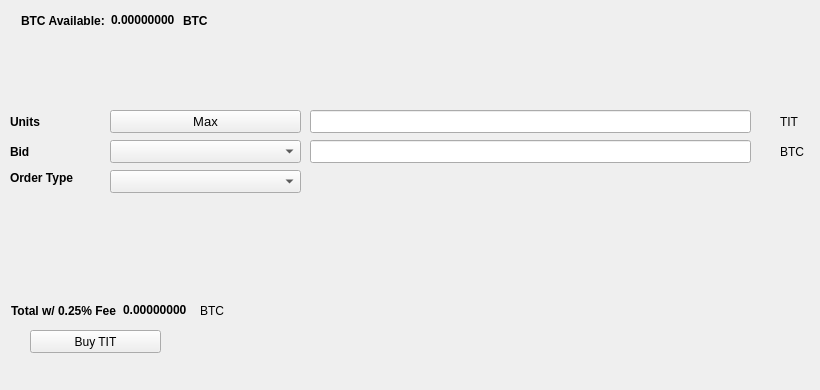
   <widget class="QWidget" name="BuyTab">
    <attribute name="title">
     <string>Buy</string>
    </attribute>
    <widget class="QPushButton" name="BuyTIT">
     <property name="geometry">
      <rect>
       <x>30</x>
       <y>330</y>
       <width>131</width>
       <height>23</height>
      </rect>
     </property>
     <property name="text">
      <string>Buy TIT</string>
     </property>
     <property name="icon">
      <iconset resource="../tittiecoin.qrc">
       <normaloff>:/icons/bitcoin</normaloff>:/icons/bitcoin</iconset>
     </property>
    </widget>
    <widget class="QLabel" name="label_3">
     <property name="geometry">
      <rect>
       <x>10</x>
       <y>110</y>
       <width>46</width>
       <height>23</height>
      </rect>
     </property>
     <property name="font">
      <font>
       <weight>75</weight>
       <bold>true</bold>
      </font>
     </property>
     <property name="text">
      <string>Units</string>
     </property>
    </widget>
    <widget class="QLineEdit" name="UnitsInput">
     <property name="geometry">
      <rect>
       <x>310</x>
       <y>110</y>
       <width>441</width>
       <height>23</height>
      </rect>
     </property>
     <property name="font">
      <font>
       <pointsize>9</pointsize>
       <weight>75</weight>
       <bold>true</bold>
      </font>
     </property>
    </widget>
    <widget class="QLineEdit" name="BuyBidPriceEdit">
     <property name="geometry">
      <rect>
       <x>310</x>
       <y>140</y>
       <width>441</width>
       <height>23</height>
      </rect>
     </property>
     <property name="font">
      <font>
       <pointsize>9</pointsize>
       <weight>75</weight>
       <bold>true</bold>
      </font>
     </property>
    </widget>
    <widget class="QLabel" name="label_4">
     <property name="geometry">
      <rect>
       <x>780</x>
       <y>110</y>
       <width>31</width>
       <height>23</height>
      </rect>
     </property>
     <property name="text">
      <string>TIT</string>
     </property>
    </widget>
    <widget class="QLabel" name="label_5">
     <property name="geometry">
      <rect>
       <x>780</x>
       <y>140</y>
       <width>31</width>
       <height>23</height>
      </rect>
     </property>
     <property name="text">
      <string>BTC</string>
     </property>
    </widget>
    <widget class="QLabel" name="label_6">
     <property name="geometry">
      <rect>
       <x>10</x>
       <y>140</y>
       <width>46</width>
       <height>23</height>
      </rect>
     </property>
     <property name="font">
      <font>
       <weight>75</weight>
       <bold>true</bold>
      </font>
     </property>
     <property name="text">
      <string>Bid</string>
     </property>
    </widget>
    <widget class="QLabel" name="label_7">
     <property name="geometry">
      <rect>
       <x>10</x>
       <y>170</y>
       <width>91</width>
       <height>16</height>
      </rect>
     </property>
     <property name="font">
      <font>
       <weight>75</weight>
       <bold>true</bold>
      </font>
     </property>
     <property name="text">
      <string>Order Type</string>
     </property>
    </widget>
    <widget class="QPushButton" name="Buy_Max_Amount">
     <property name="geometry">
      <rect>
       <x>110</x>
       <y>110</y>
       <width>191</width>
       <height>23</height>
      </rect>
     </property>
     <property name="font">
      <font>
       <pointsize>10</pointsize>
      </font>
     </property>
     <property name="text">
      <string>Max</string>
     </property>
    </widget>
    <widget class="QComboBox" name="BuyBidcomboBox">
     <property name="geometry">
      <rect>
       <x>110</x>
       <y>140</y>
       <width>191</width>
       <height>23</height>
      </rect>
     </property>
     <property name="font">
      <font>
       <pointsize>10</pointsize>
      </font>
     </property>
    </widget>
    <widget class="QComboBox" name="buyOrdertypeCombo">
     <property name="geometry">
      <rect>
       <x>110</x>
       <y>170</y>
       <width>191</width>
       <height>23</height>
      </rect>
     </property>
     <property name="font">
      <font>
       <pointsize>10</pointsize>
      </font>
     </property>
    </widget>
    <widget class="QWidget" name="layoutWidget1">
     <property name="geometry">
      <rect>
       <x>21</x>
       <y>11</y>
       <width>227</width>
       <height>19</height>
      </rect>
     </property>
     <layout class="QHBoxLayout" name="horizontalLayout_3">
      <item>
       <widget class="QLabel" name="label232">
        <property name="font">
         <font>
          <weight>75</weight>
          <bold>true</bold>
         </font>
        </property>
        <property name="text">
         <string>BTC Available:</string>
        </property>
       </widget>
      </item>
      <item>
       <widget class="QLabel" name="BtcAvailableLbl">
        <property name="palette">
         <palette>
          <active>
           <colorrole role="WindowText">
            <brush brushstyle="SolidPattern">
             <color alpha="255">
              <red>0</red>
              <green>0</green>
              <blue>0</blue>
             </color>
            </brush>
           </colorrole>
           <colorrole role="Button">
            <brush brushstyle="SolidPattern">
             <color alpha="255">
              <red>0</red>
              <green>170</green>
              <blue>0</blue>
             </color>
            </brush>
           </colorrole>
           <colorrole role="Light">
            <brush brushstyle="SolidPattern">
             <color alpha="255">
              <red>0</red>
              <green>255</green>
              <blue>0</blue>
             </color>
            </brush>
           </colorrole>
           <colorrole role="Midlight">
            <brush brushstyle="SolidPattern">
             <color alpha="255">
              <red>0</red>
              <green>212</green>
              <blue>0</blue>
             </color>
            </brush>
           </colorrole>
           <colorrole role="Dark">
            <brush brushstyle="SolidPattern">
             <color alpha="255">
              <red>0</red>
              <green>85</green>
              <blue>0</blue>
             </color>
            </brush>
           </colorrole>
           <colorrole role="Mid">
            <brush brushstyle="SolidPattern">
             <color alpha="255">
              <red>0</red>
              <green>113</green>
              <blue>0</blue>
             </color>
            </brush>
           </colorrole>
           <colorrole role="Text">
            <brush brushstyle="SolidPattern">
             <color alpha="255">
              <red>0</red>
              <green>170</green>
              <blue>0</blue>
             </color>
            </brush>
           </colorrole>
           <colorrole role="BrightText">
            <brush brushstyle="SolidPattern">
             <color alpha="255">
              <red>255</red>
              <green>255</green>
              <blue>255</blue>
             </color>
            </brush>
           </colorrole>
           <colorrole role="ButtonText">
            <brush brushstyle="SolidPattern">
             <color alpha="255">
              <red>0</red>
              <green>0</green>
              <blue>0</blue>
             </color>
            </brush>
           </colorrole>
           <colorrole role="Base">
            <brush brushstyle="SolidPattern">
             <color alpha="255">
              <red>255</red>
              <green>255</green>
              <blue>255</blue>
             </color>
            </brush>
           </colorrole>
           <colorrole role="Window">
            <brush brushstyle="SolidPattern">
             <color alpha="255">
              <red>0</red>
              <green>170</green>
              <blue>0</blue>
             </color>
            </brush>
           </colorrole>
           <colorrole role="Shadow">
            <brush brushstyle="SolidPattern">
             <color alpha="255">
              <red>0</red>
              <green>0</green>
              <blue>0</blue>
             </color>
            </brush>
           </colorrole>
           <colorrole role="AlternateBase">
            <brush brushstyle="SolidPattern">
             <color alpha="255">
              <red>127</red>
              <green>212</green>
              <blue>127</blue>
             </color>
            </brush>
           </colorrole>
           <colorrole role="ToolTipBase">
            <brush brushstyle="SolidPattern">
             <color alpha="255">
              <red>255</red>
              <green>255</green>
              <blue>220</blue>
             </color>
            </brush>
           </colorrole>
           <colorrole role="ToolTipText">
            <brush brushstyle="SolidPattern">
             <color alpha="255">
              <red>0</red>
              <green>0</green>
              <blue>0</blue>
             </color>
            </brush>
           </colorrole>
          </active>
          <inactive>
           <colorrole role="WindowText">
            <brush brushstyle="SolidPattern">
             <color alpha="255">
              <red>0</red>
              <green>0</green>
              <blue>0</blue>
             </color>
            </brush>
           </colorrole>
           <colorrole role="Button">
            <brush brushstyle="SolidPattern">
             <color alpha="255">
              <red>0</red>
              <green>170</green>
              <blue>0</blue>
             </color>
            </brush>
           </colorrole>
           <colorrole role="Light">
            <brush brushstyle="SolidPattern">
             <color alpha="255">
              <red>0</red>
              <green>255</green>
              <blue>0</blue>
             </color>
            </brush>
           </colorrole>
           <colorrole role="Midlight">
            <brush brushstyle="SolidPattern">
             <color alpha="255">
              <red>0</red>
              <green>212</green>
              <blue>0</blue>
             </color>
            </brush>
           </colorrole>
           <colorrole role="Dark">
            <brush brushstyle="SolidPattern">
             <color alpha="255">
              <red>0</red>
              <green>85</green>
              <blue>0</blue>
             </color>
            </brush>
           </colorrole>
           <colorrole role="Mid">
            <brush brushstyle="SolidPattern">
             <color alpha="255">
              <red>0</red>
              <green>113</green>
              <blue>0</blue>
             </color>
            </brush>
           </colorrole>
           <colorrole role="Text">
            <brush brushstyle="SolidPattern">
             <color alpha="255">
              <red>0</red>
              <green>170</green>
              <blue>0</blue>
             </color>
            </brush>
           </colorrole>
           <colorrole role="BrightText">
            <brush brushstyle="SolidPattern">
             <color alpha="255">
              <red>255</red>
              <green>255</green>
              <blue>255</blue>
             </color>
            </brush>
           </colorrole>
           <colorrole role="ButtonText">
            <brush brushstyle="SolidPattern">
             <color alpha="255">
              <red>0</red>
              <green>0</green>
              <blue>0</blue>
             </color>
            </brush>
           </colorrole>
           <colorrole role="Base">
            <brush brushstyle="SolidPattern">
             <color alpha="255">
              <red>255</red>
              <green>255</green>
              <blue>255</blue>
             </color>
            </brush>
           </colorrole>
           <colorrole role="Window">
            <brush brushstyle="SolidPattern">
             <color alpha="255">
              <red>0</red>
              <green>170</green>
              <blue>0</blue>
             </color>
            </brush>
           </colorrole>
           <colorrole role="Shadow">
            <brush brushstyle="SolidPattern">
             <color alpha="255">
              <red>0</red>
              <green>0</green>
              <blue>0</blue>
             </color>
            </brush>
           </colorrole>
           <colorrole role="AlternateBase">
            <brush brushstyle="SolidPattern">
             <color alpha="255">
              <red>127</red>
              <green>212</green>
              <blue>127</blue>
             </color>
            </brush>
           </colorrole>
           <colorrole role="ToolTipBase">
            <brush brushstyle="SolidPattern">
             <color alpha="255">
              <red>255</red>
              <green>255</green>
              <blue>220</blue>
             </color>
            </brush>
           </colorrole>
           <colorrole role="ToolTipText">
            <brush brushstyle="SolidPattern">
             <color alpha="255">
              <red>0</red>
              <green>0</green>
              <blue>0</blue>
             </color>
            </brush>
           </colorrole>
          </inactive>
          <disabled>
           <colorrole role="WindowText">
            <brush brushstyle="SolidPattern">
             <color alpha="255">
              <red>0</red>
              <green>85</green>
              <blue>0</blue>
             </color>
            </brush>
           </colorrole>
           <colorrole role="Button">
            <brush brushstyle="SolidPattern">
             <color alpha="255">
              <red>0</red>
              <green>170</green>
              <blue>0</blue>
             </color>
            </brush>
           </colorrole>
           <colorrole role="Light">
            <brush brushstyle="SolidPattern">
             <color alpha="255">
              <red>0</red>
              <green>255</green>
              <blue>0</blue>
             </color>
            </brush>
           </colorrole>
           <colorrole role="Midlight">
            <brush brushstyle="SolidPattern">
             <color alpha="255">
              <red>0</red>
              <green>212</green>
              <blue>0</blue>
             </color>
            </brush>
           </colorrole>
           <colorrole role="Dark">
            <brush brushstyle="SolidPattern">
             <color alpha="255">
              <red>0</red>
              <green>85</green>
              <blue>0</blue>
             </color>
            </brush>
           </colorrole>
           <colorrole role="Mid">
            <brush brushstyle="SolidPattern">
             <color alpha="255">
              <red>0</red>
              <green>113</green>
              <blue>0</blue>
             </color>
            </brush>
           </colorrole>
           <colorrole role="Text">
            <brush brushstyle="SolidPattern">
             <color alpha="255">
              <red>0</red>
              <green>85</green>
              <blue>0</blue>
             </color>
            </brush>
           </colorrole>
           <colorrole role="BrightText">
            <brush brushstyle="SolidPattern">
             <color alpha="255">
              <red>255</red>
              <green>255</green>
              <blue>255</blue>
             </color>
            </brush>
           </colorrole>
           <colorrole role="ButtonText">
            <brush brushstyle="SolidPattern">
             <color alpha="255">
              <red>0</red>
              <green>85</green>
              <blue>0</blue>
             </color>
            </brush>
           </colorrole>
           <colorrole role="Base">
            <brush brushstyle="SolidPattern">
             <color alpha="255">
              <red>0</red>
              <green>170</green>
              <blue>0</blue>
             </color>
            </brush>
           </colorrole>
           <colorrole role="Window">
            <brush brushstyle="SolidPattern">
             <color alpha="255">
              <red>0</red>
              <green>170</green>
              <blue>0</blue>
             </color>
            </brush>
           </colorrole>
           <colorrole role="Shadow">
            <brush brushstyle="SolidPattern">
             <color alpha="255">
              <red>0</red>
              <green>0</green>
              <blue>0</blue>
             </color>
            </brush>
           </colorrole>
           <colorrole role="AlternateBase">
            <brush brushstyle="SolidPattern">
             <color alpha="255">
              <red>0</red>
              <green>170</green>
              <blue>0</blue>
             </color>
            </brush>
           </colorrole>
           <colorrole role="ToolTipBase">
            <brush brushstyle="SolidPattern">
             <color alpha="255">
              <red>255</red>
              <green>255</green>
              <blue>220</blue>
             </color>
            </brush>
           </colorrole>
           <colorrole role="ToolTipText">
            <brush brushstyle="SolidPattern">
             <color alpha="255">
              <red>0</red>
              <green>0</green>
              <blue>0</blue>
             </color>
            </brush>
           </colorrole>
          </disabled>
         </palette>
        </property>
        <property name="font">
         <font>
          <weight>75</weight>
          <bold>true</bold>
         </font>
        </property>
        <property name="text">
         <string>0.00000000</string>
        </property>
        <property name="textInteractionFlags">
         <set>Qt::LinksAccessibleByMouse|Qt::TextSelectableByKeyboard|Qt::TextSelectableByMouse</set>
        </property>
       </widget>
      </item>
      <item>
       <widget class="QLabel" name="BtcAvailableLbl_2">
        <property name="font">
         <font>
          <weight>75</weight>
          <bold>true</bold>
         </font>
        </property>
        <property name="text">
         <string>BTC</string>
        </property>
       </widget>
      </item>
     </layout>
    </widget>
    <widget class="QWidget" name="layoutWidge2">
     <property name="geometry">
      <rect>
       <x>11</x>
       <y>301</y>
       <width>259</width>
       <height>19</height>
      </rect>
     </property>
     <layout class="QHBoxLayout" name="horizontalLayout_4">
      <item>
       <widget class="QLabel" name="label_9">
        <property name="font">
         <font>
          <weight>75</weight>
          <bold>true</bold>
         </font>
        </property>
        <property name="text">
         <string>Total w/ 0.25% Fee</string>
        </property>
       </widget>
      </item>
      <item>
       <widget class="QLabel" name="BuyCostLabel">
        <property name="palette">
         <palette>
          <active>
           <colorrole role="WindowText">
            <brush brushstyle="SolidPattern">
             <color alpha="255">
              <red>0</red>
              <green>0</green>
              <blue>0</blue>
             </color>
            </brush>
           </colorrole>
           <colorrole role="Button">
            <brush brushstyle="SolidPattern">
             <color alpha="255">
              <red>0</red>
              <green>170</green>
              <blue>0</blue>
             </color>
            </brush>
           </colorrole>
           <colorrole role="Light">
            <brush brushstyle="SolidPattern">
             <color alpha="255">
              <red>0</red>
              <green>255</green>
              <blue>0</blue>
             </color>
            </brush>
           </colorrole>
           <colorrole role="Midlight">
            <brush brushstyle="SolidPattern">
             <color alpha="255">
              <red>0</red>
              <green>212</green>
              <blue>0</blue>
             </color>
            </brush>
           </colorrole>
           <colorrole role="Dark">
            <brush brushstyle="SolidPattern">
             <color alpha="255">
              <red>0</red>
              <green>85</green>
              <blue>0</blue>
             </color>
            </brush>
           </colorrole>
           <colorrole role="Mid">
            <brush brushstyle="SolidPattern">
             <color alpha="255">
              <red>0</red>
              <green>113</green>
              <blue>0</blue>
             </color>
            </brush>
           </colorrole>
           <colorrole role="Text">
            <brush brushstyle="SolidPattern">
             <color alpha="255">
              <red>0</red>
              <green>170</green>
              <blue>0</blue>
             </color>
            </brush>
           </colorrole>
           <colorrole role="BrightText">
            <brush brushstyle="SolidPattern">
             <color alpha="255">
              <red>255</red>
              <green>255</green>
              <blue>255</blue>
             </color>
            </brush>
           </colorrole>
           <colorrole role="ButtonText">
            <brush brushstyle="SolidPattern">
             <color alpha="255">
              <red>0</red>
              <green>0</green>
              <blue>0</blue>
             </color>
            </brush>
           </colorrole>
           <colorrole role="Base">
            <brush brushstyle="SolidPattern">
             <color alpha="255">
              <red>255</red>
              <green>255</green>
              <blue>255</blue>
             </color>
            </brush>
           </colorrole>
           <colorrole role="Window">
            <brush brushstyle="SolidPattern">
             <color alpha="255">
              <red>0</red>
              <green>170</green>
              <blue>0</blue>
             </color>
            </brush>
           </colorrole>
           <colorrole role="Shadow">
            <brush brushstyle="SolidPattern">
             <color alpha="255">
              <red>0</red>
              <green>0</green>
              <blue>0</blue>
             </color>
            </brush>
           </colorrole>
           <colorrole role="AlternateBase">
            <brush brushstyle="SolidPattern">
             <color alpha="255">
              <red>127</red>
              <green>212</green>
              <blue>127</blue>
             </color>
            </brush>
           </colorrole>
           <colorrole role="ToolTipBase">
            <brush brushstyle="SolidPattern">
             <color alpha="255">
              <red>255</red>
              <green>255</green>
              <blue>220</blue>
             </color>
            </brush>
           </colorrole>
           <colorrole role="ToolTipText">
            <brush brushstyle="SolidPattern">
             <color alpha="255">
              <red>0</red>
              <green>0</green>
              <blue>0</blue>
             </color>
            </brush>
           </colorrole>
          </active>
          <inactive>
           <colorrole role="WindowText">
            <brush brushstyle="SolidPattern">
             <color alpha="255">
              <red>0</red>
              <green>0</green>
              <blue>0</blue>
             </color>
            </brush>
           </colorrole>
           <colorrole role="Button">
            <brush brushstyle="SolidPattern">
             <color alpha="255">
              <red>0</red>
              <green>170</green>
              <blue>0</blue>
             </color>
            </brush>
           </colorrole>
           <colorrole role="Light">
            <brush brushstyle="SolidPattern">
             <color alpha="255">
              <red>0</red>
              <green>255</green>
              <blue>0</blue>
             </color>
            </brush>
           </colorrole>
           <colorrole role="Midlight">
            <brush brushstyle="SolidPattern">
             <color alpha="255">
              <red>0</red>
              <green>212</green>
              <blue>0</blue>
             </color>
            </brush>
           </colorrole>
           <colorrole role="Dark">
            <brush brushstyle="SolidPattern">
             <color alpha="255">
              <red>0</red>
              <green>85</green>
              <blue>0</blue>
             </color>
            </brush>
           </colorrole>
           <colorrole role="Mid">
            <brush brushstyle="SolidPattern">
             <color alpha="255">
              <red>0</red>
              <green>113</green>
              <blue>0</blue>
             </color>
            </brush>
           </colorrole>
           <colorrole role="Text">
            <brush brushstyle="SolidPattern">
             <color alpha="255">
              <red>0</red>
              <green>170</green>
              <blue>0</blue>
             </color>
            </brush>
           </colorrole>
           <colorrole role="BrightText">
            <brush brushstyle="SolidPattern">
             <color alpha="255">
              <red>255</red>
              <green>255</green>
              <blue>255</blue>
             </color>
            </brush>
           </colorrole>
           <colorrole role="ButtonText">
            <brush brushstyle="SolidPattern">
             <color alpha="255">
              <red>0</red>
              <green>0</green>
              <blue>0</blue>
             </color>
            </brush>
           </colorrole>
           <colorrole role="Base">
            <brush brushstyle="SolidPattern">
             <color alpha="255">
              <red>255</red>
              <green>255</green>
              <blue>255</blue>
             </color>
            </brush>
           </colorrole>
           <colorrole role="Window">
            <brush brushstyle="SolidPattern">
             <color alpha="255">
              <red>0</red>
              <green>170</green>
              <blue>0</blue>
             </color>
            </brush>
           </colorrole>
           <colorrole role="Shadow">
            <brush brushstyle="SolidPattern">
             <color alpha="255">
              <red>0</red>
              <green>0</green>
              <blue>0</blue>
             </color>
            </brush>
           </colorrole>
           <colorrole role="AlternateBase">
            <brush brushstyle="SolidPattern">
             <color alpha="255">
              <red>127</red>
              <green>212</green>
              <blue>127</blue>
             </color>
            </brush>
           </colorrole>
           <colorrole role="ToolTipBase">
            <brush brushstyle="SolidPattern">
             <color alpha="255">
              <red>255</red>
              <green>255</green>
              <blue>220</blue>
             </color>
            </brush>
           </colorrole>
           <colorrole role="ToolTipText">
            <brush brushstyle="SolidPattern">
             <color alpha="255">
              <red>0</red>
              <green>0</green>
              <blue>0</blue>
             </color>
            </brush>
           </colorrole>
          </inactive>
          <disabled>
           <colorrole role="WindowText">
            <brush brushstyle="SolidPattern">
             <color alpha="255">
              <red>0</red>
              <green>85</green>
              <blue>0</blue>
             </color>
            </brush>
           </colorrole>
           <colorrole role="Button">
            <brush brushstyle="SolidPattern">
             <color alpha="255">
              <red>0</red>
              <green>170</green>
              <blue>0</blue>
             </color>
            </brush>
           </colorrole>
           <colorrole role="Light">
            <brush brushstyle="SolidPattern">
             <color alpha="255">
              <red>0</red>
              <green>255</green>
              <blue>0</blue>
             </color>
            </brush>
           </colorrole>
           <colorrole role="Midlight">
            <brush brushstyle="SolidPattern">
             <color alpha="255">
              <red>0</red>
              <green>212</green>
              <blue>0</blue>
             </color>
            </brush>
           </colorrole>
           <colorrole role="Dark">
            <brush brushstyle="SolidPattern">
             <color alpha="255">
              <red>0</red>
              <green>85</green>
              <blue>0</blue>
             </color>
            </brush>
           </colorrole>
           <colorrole role="Mid">
            <brush brushstyle="SolidPattern">
             <color alpha="255">
              <red>0</red>
              <green>113</green>
              <blue>0</blue>
             </color>
            </brush>
           </colorrole>
           <colorrole role="Text">
            <brush brushstyle="SolidPattern">
             <color alpha="255">
              <red>0</red>
              <green>85</green>
              <blue>0</blue>
             </color>
            </brush>
           </colorrole>
           <colorrole role="BrightText">
            <brush brushstyle="SolidPattern">
             <color alpha="255">
              <red>255</red>
              <green>255</green>
              <blue>255</blue>
             </color>
            </brush>
           </colorrole>
           <colorrole role="ButtonText">
            <brush brushstyle="SolidPattern">
             <color alpha="255">
              <red>0</red>
              <green>85</green>
              <blue>0</blue>
             </color>
            </brush>
           </colorrole>
           <colorrole role="Base">
            <brush brushstyle="SolidPattern">
             <color alpha="255">
              <red>0</red>
              <green>170</green>
              <blue>0</blue>
             </color>
            </brush>
           </colorrole>
           <colorrole role="Window">
            <brush brushstyle="SolidPattern">
             <color alpha="255">
              <red>0</red>
              <green>170</green>
              <blue>0</blue>
             </color>
            </brush>
           </colorrole>
           <colorrole role="Shadow">
            <brush brushstyle="SolidPattern">
             <color alpha="255">
              <red>0</red>
              <green>0</green>
              <blue>0</blue>
             </color>
            </brush>
           </colorrole>
           <colorrole role="AlternateBase">
            <brush brushstyle="SolidPattern">
             <color alpha="255">
              <red>0</red>
              <green>170</green>
              <blue>0</blue>
             </color>
            </brush>
           </colorrole>
           <colorrole role="ToolTipBase">
            <brush brushstyle="SolidPattern">
             <color alpha="255">
              <red>255</red>
              <green>255</green>
              <blue>220</blue>
             </color>
            </brush>
           </colorrole>
           <colorrole role="ToolTipText">
            <brush brushstyle="SolidPattern">
             <color alpha="255">
              <red>0</red>
              <green>0</green>
              <blue>0</blue>
             </color>
            </brush>
           </colorrole>
          </disabled>
         </palette>
        </property>
        <property name="font">
         <font>
          <weight>75</weight>
          <bold>true</bold>
         </font>
        </property>
        <property name="autoFillBackground">
         <bool>false</bool>
        </property>
        <property name="text">
         <string>0.00000000</string>
        </property>
        <property name="textInteractionFlags">
         <set>Qt::LinksAccessibleByMouse|Qt::TextSelectableByMouse</set>
        </property>
       </widget>
      </item>
      <item>
       <widget class="QLabel" name="label_10">
        <property name="font">
         <font>
          <weight>50</weight>
          <bold>false</bold>
         </font>
        </property>
        <property name="text">
         <string>BTC</string>
        </property>
       </widget>
      </item>
     </layout>
    </widget>
    <widget class="QLabel" name="label_24">
     <property name="geometry">
      <rect>
       <x>460</x>
       <y>300</y>
       <width>281</width>
       <height>81</height>
      </rect>
     </property>
     <property name="text">
      <string/>
     </property>
     <property name="pixmap">
      <pixmap>:/images/bittrex</pixmap>
     </property>
    </widget>
   </widget>
